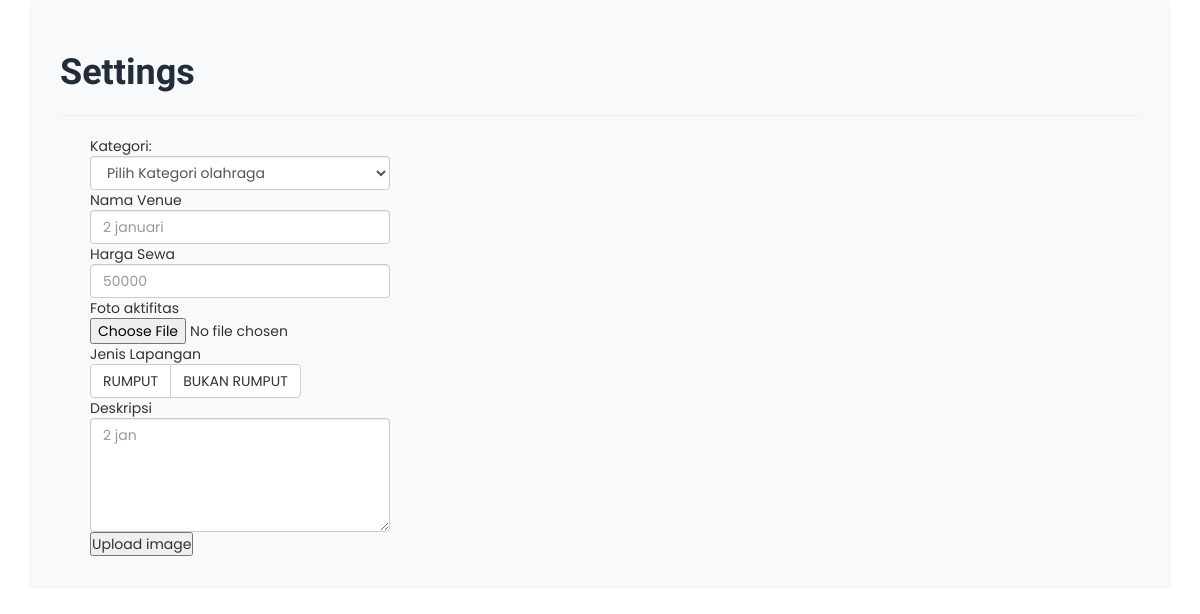
Page /edit_tempat_booking.php?id=29 (signed in) on the committed database.
### tables this page shows
CREATE TABLE `upload_venue` (
  `id` int(11) NOT NULL,
  `kategori` text NOT NULL,
  `nama_venue` varchar(100) NOT NULL,
  `harga_sewa` int(10) NOT NULL,
  `gambar_venue` varchar(300) NOT NULL,
  `jenis_lapangan` varchar(15) NOT NULL,
  `deskripsi` text NOT NULL,
  `nama_pemilik` text NOT NULL,
  `tanggal_upload` datetime(6) DEFAULT NULL
);

### edit_tempat_booking.php (the view, shortened to what this page needs)
<?php
$id=$_GET['id'];
?>
<!doctype html>
<html lang="en">
<head>
  <link rel="stylesheet" href="https://stackpath.bootstrapcdn.com/bootstrap/4.1.3/css/bootstrap.min.css"
>
  <link rel="stylesheet" type="text/css" href="css/style.css">
</head>
<body>
    <div class="row">
    <div class="container bg-light p-5 rounded shadow-sm">
    <?php
    require_once "db.php";
    if (empty($_SESSION['email'])) {
        echo "Ada yang salah";
    } else {
        $result = mysqli_query($con, "select * from upload_venue where id='" .$_GET['id']. "' limit 1");
        $row = mysqli_fetch_assoc($result);
        ?>
        <h1>Settings</h1>
        <hr>
        <div class="container ">
        <section class="">
        <div class="row">
        <form class="col-sm-12" method="POST" action="edit_venue.php?id=<?php echo $id ?>" enctype="multipart/form-data">
            <div class="col">
                <div class="grid-2">
                    Kategori:
                </div>
                <div class="grid-4">
                    <select name="kategori" class="drop form-control" style="width: 300px;">
                        <option value="Category">Pilih Kategori olahraga</option>
                    </select>
                </div>
                <div class="grid-2">
                    Nama Venue
                </div>
                <div class="grid-4">
                    <input style="width: 300px;" class="form-control" type="text" name="nama"  placeholder="<?php echo $row['nama_venue'];?>" aria-label="">
                </div>
				<div class="grid-2">
                    Harga Sewa
                </div>
                <div class="grid-4">
                    <input style="width: 300px;" class="form-control" type="text" name="harga"  placeholder="<?php echo $row['harga_sewa'];?>" aria-label="">
                </div>
                <div class="grid-2">
                    Foto aktifitas
                </div>
                <div class="grid-4">
                    <input type="file" name="image" accept="image/*">
                </div>
                <div class="grid-2">
                    Jenis Lapangan
                </div>
                <div class="btn-group" data-toggle="buttons">
                    <label class="btn btn-default form-check-label">
                        <input class="form-check-input" name="radio" value="1" type="radio" autocomplete="off"> RUMPUT
                    </label>
                    <label class="btn btn-default form-check-label">
                        <input class="form-check-input" name="radio" value="2" type="radio" autocomplete="off"> BUKAN RUMPUT
                    </label>
                </div>
                <div class="grid-2">
                    Deskripsi
                </div>
                <div class="grid-4">
                    <textarea class="textbox form-control" name="deskripsi" placeholder="<?php echo $row['deskripsi'];?>" rows="5" cols="60" style="width:300px;"></textarea>
                </div>
                <div>
                        <input type="submit" name="upload" value="Upload image" id="">
                      </div>
            </div>
            </form>
        </section>
    </div>
    </div>
    </div>
      <?php
    }
    ?>
</body>
</html>

### style.css (style rules this page uses)
* { margin: 0; padding: 0; }
body { font-family: 'Poppins', sans-serif; position: relative; z-index: auto; }
h1, h2, h3, h4, h5, h6 { font-family: 'Quicksand', sans-serif; font-weight: 700; color: #232d37; line-height: 1.25; }

### rows in the picture
upload_venue: nama "2 januari", harga "50000", deskripsi "2 jan"
